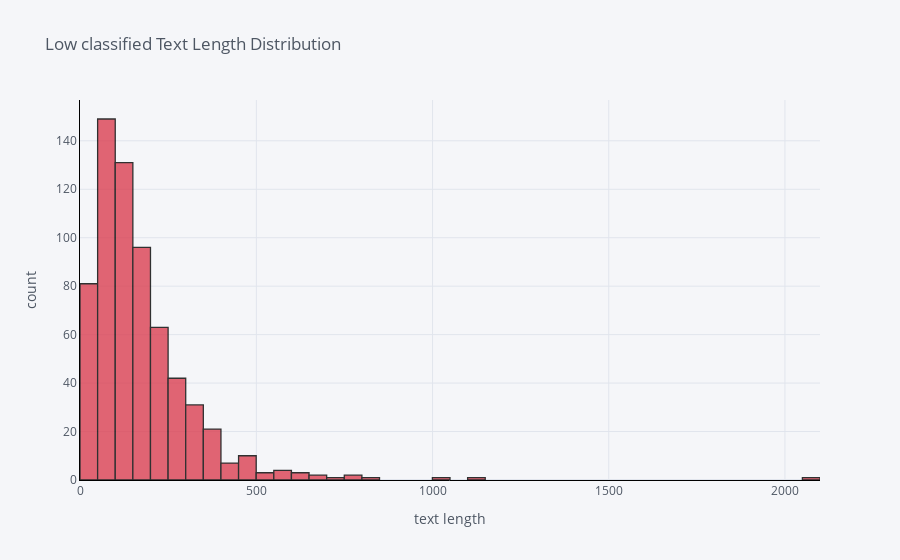
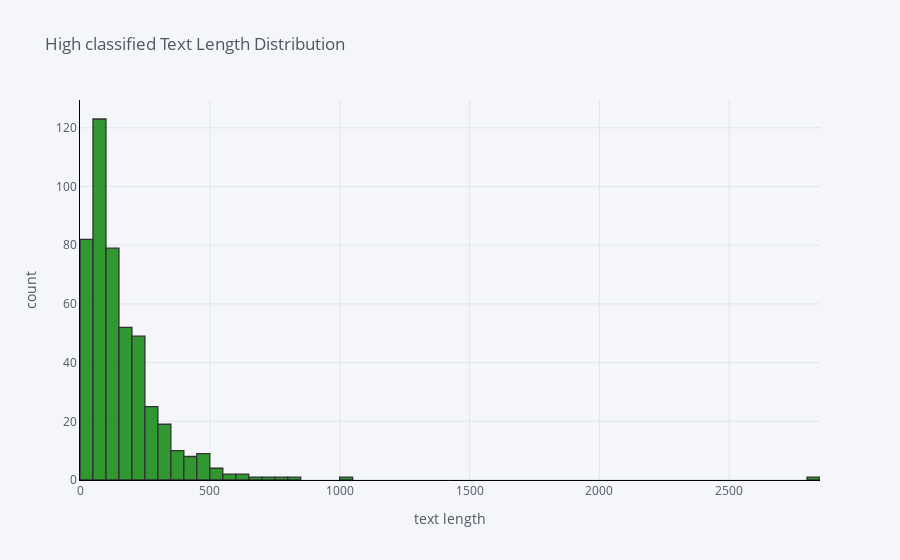
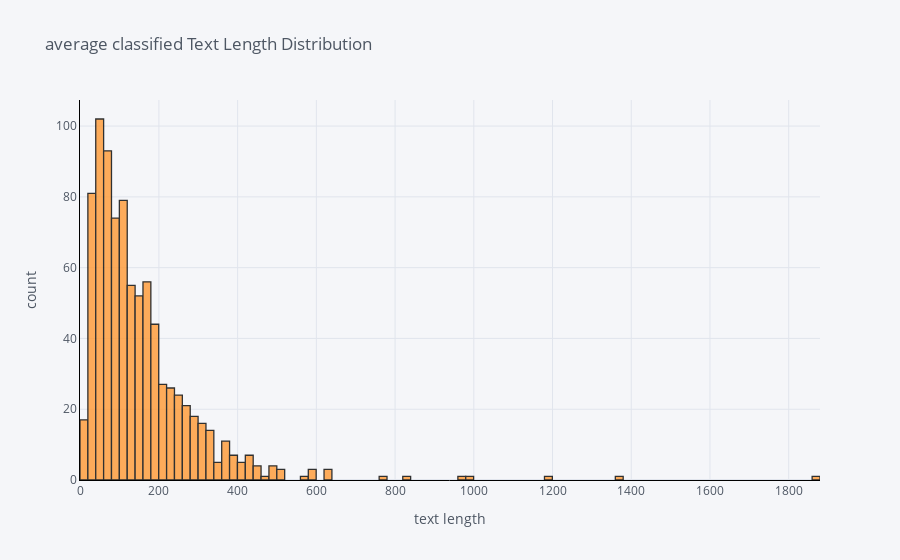

The notebook cell saved with these charts, in order:
### Markdown cell above
### Sentence length analysis

### Code cell
low['text_len'].iplot(
    kind='hist',
    bins=100,
    xTitle='text length',
    linecolor='black',
    color='red',
    yTitle='count',
    title='Low classified Text Length Distribution')

high['text_len'].iplot(
    kind='hist',
    bins=100,
    xTitle='text length',
    linecolor='black',
    color='green',
    yTitle='count',
    title='High classified Text Length Distribution')

average['text_len'].iplot(
    kind='hist',
    bins=100,
    xTitle='text length',
    linecolor='black',
    yTitle='count',
    title='average classified Text Length Distribution')

### Figure 1 — Plotly figure (JSON) as saved in the notebook; plotly's stock layout.template omitted (floating-point values rounded to 4 significant figures; data arrays with more than 128 entries replaced by an {"elided": "..."} marker saying what was removed)
{"data": [{"histfunc": "count", "histnorm": "", "marker": {"color": "rgba(219, 64, 82, 1.0)", "line": {"color": "#000000", "width": 1.3}}, "name": "text_len", "nbinsx": 100, "opacity": 0.8, "orientation": "v", "type": "histogram", "x": {"elided": "650 int values"}}], "layout": {"barmode": "overlay", "legend": {"bgcolor": "#F5F6F9", "font": {"color": "#4D5663"}}, "paper_bgcolor": "#F5F6F9", "plot_bgcolor": "#F5F6F9", "title": {"font": {"color": "#4D5663"}, "text": "Low classified Text Length Distribution"}, "xaxis": {"gridcolor": "#E1E5ED", "linecolor": "black", "showgrid": true, "tickfont": {"color": "#4D5663"}, "title": {"font": {"color": "#4D5663"}, "text": "text length"}, "zerolinecolor": "#E1E5ED"}, "yaxis": {"gridcolor": "#E1E5ED", "linecolor": "black", "showgrid": true, "tickfont": {"color": "#4D5663"}, "title": {"font": {"color": "#4D5663"}, "text": "count"}, "zerolinecolor": "#E1E5ED"}}}

### Figure 2 — Plotly figure (JSON) as saved in the notebook; plotly's stock layout.template omitted (floating-point values rounded to 4 significant figures; data arrays with more than 128 entries replaced by an {"elided": "..."} marker saying what was removed)
{"data": [{"histfunc": "count", "histnorm": "", "marker": {"color": "rgba(0, 128, 0, 1.0)", "line": {"color": "#000000", "width": 1.3}}, "name": "text_len", "nbinsx": 100, "opacity": 0.8, "orientation": "v", "type": "histogram", "x": {"elided": "470 int values"}}], "layout": {"barmode": "overlay", "legend": {"bgcolor": "#F5F6F9", "font": {"color": "#4D5663"}}, "paper_bgcolor": "#F5F6F9", "plot_bgcolor": "#F5F6F9", "title": {"font": {"color": "#4D5663"}, "text": "High classified Text Length Distribution"}, "xaxis": {"gridcolor": "#E1E5ED", "linecolor": "black", "showgrid": true, "tickfont": {"color": "#4D5663"}, "title": {"font": {"color": "#4D5663"}, "text": "text length"}, "zerolinecolor": "#E1E5ED"}, "yaxis": {"gridcolor": "#E1E5ED", "linecolor": "black", "showgrid": true, "tickfont": {"color": "#4D5663"}, "title": {"font": {"color": "#4D5663"}, "text": "count"}, "zerolinecolor": "#E1E5ED"}}}

### Figure 3 — Plotly figure (JSON) as saved in the notebook; plotly's stock layout.template omitted (floating-point values rounded to 4 significant figures; data arrays with more than 128 entries replaced by an {"elided": "..."} marker saying what was removed)
{"data": [{"histfunc": "count", "histnorm": "", "marker": {"color": "rgba(255, 153, 51, 1.0)", "line": {"color": "#000000", "width": 1.3}}, "name": "text_len", "nbinsx": 100, "opacity": 0.8, "orientation": "v", "type": "histogram", "x": {"elided": "860 int values"}}], "layout": {"barmode": "overlay", "legend": {"bgcolor": "#F5F6F9", "font": {"color": "#4D5663"}}, "paper_bgcolor": "#F5F6F9", "plot_bgcolor": "#F5F6F9", "title": {"font": {"color": "#4D5663"}, "text": "average classified Text Length Distribution"}, "xaxis": {"gridcolor": "#E1E5ED", "linecolor": "black", "showgrid": true, "tickfont": {"color": "#4D5663"}, "title": {"font": {"color": "#4D5663"}, "text": "text length"}, "zerolinecolor": "#E1E5ED"}, "yaxis": {"gridcolor": "#E1E5ED", "linecolor": "black", "showgrid": true, "tickfont": {"color": "#4D5663"}, "title": {"font": {"color": "#4D5663"}, "text": "count"}, "zerolinecolor": "#E1E5ED"}}}
